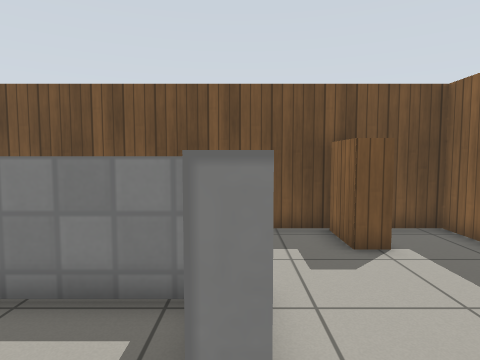
View 1 (above)

15 first-person views from a walk through a world built for the Gazebo simulator. The camera is 0.99 m above the floor, tilts 4° down and sees 75° across. Floor lines are 1 m apart. The floor is counted in squares, 0.5 m on a side. Each view is taken from the middle of a square. On the plan, view 1 faces up. The plan holds only what a view shows up to about 17 squares ahead; the rest is blank. Gazebo's built-in surfaces are drawn with simple patterns.

View 2
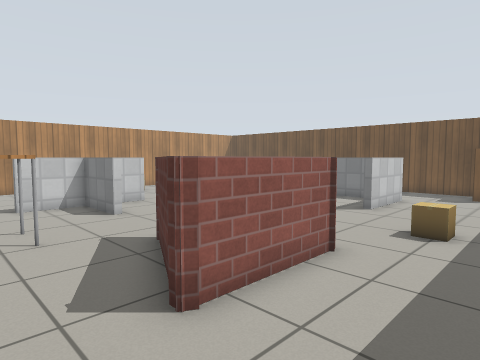

View 3
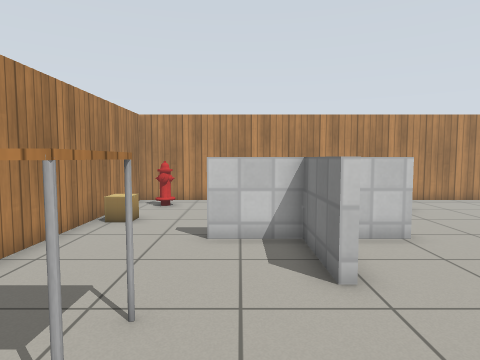

View 4
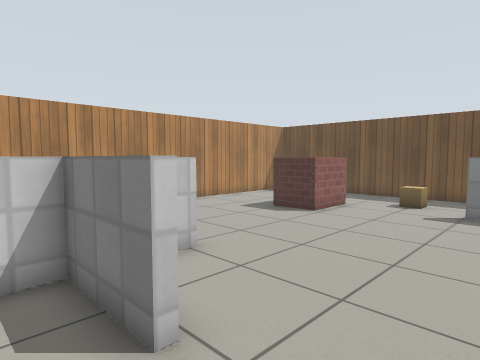

View 5
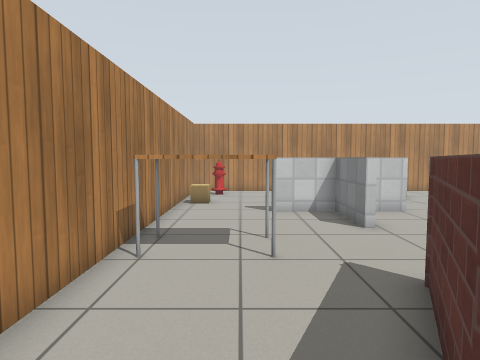

View 6
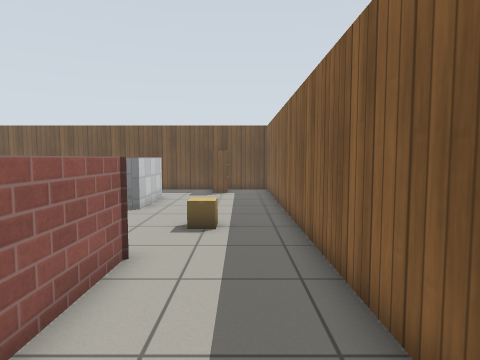

View 7
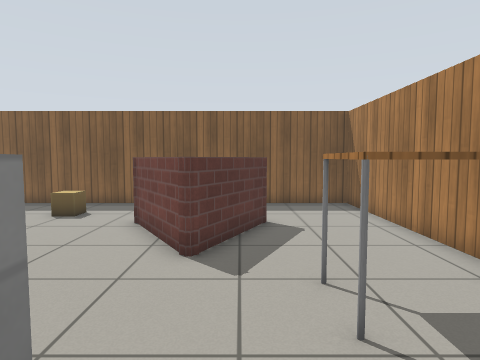

View 8
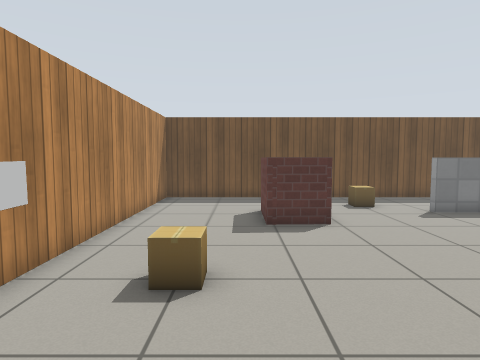

View 9
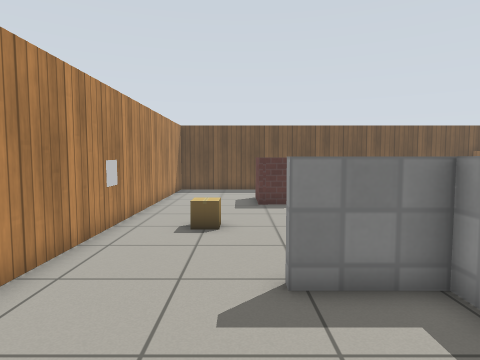

View 10
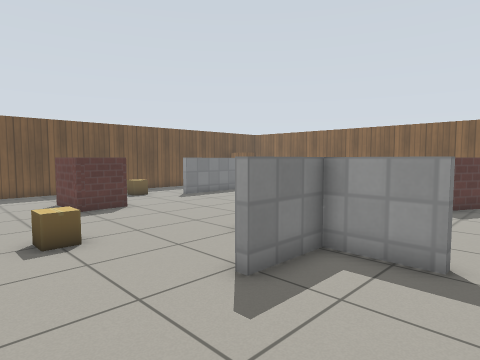

View 11
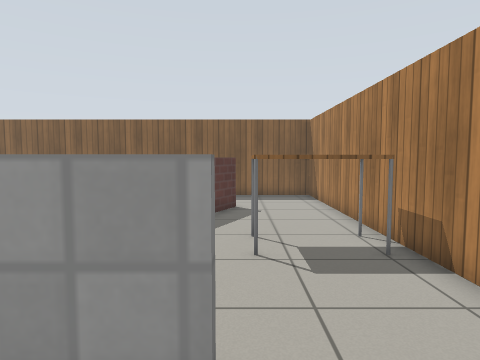

View 12
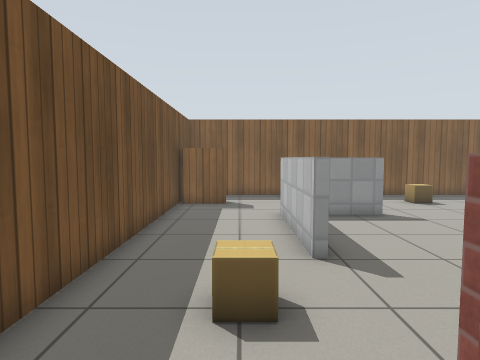

View 13
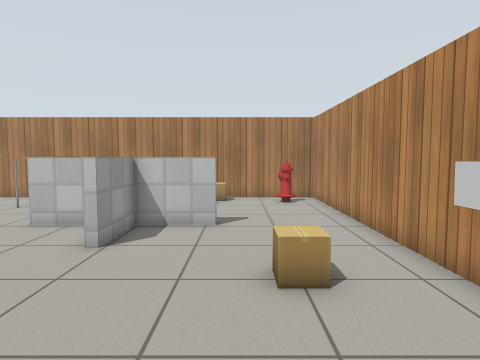

View 14
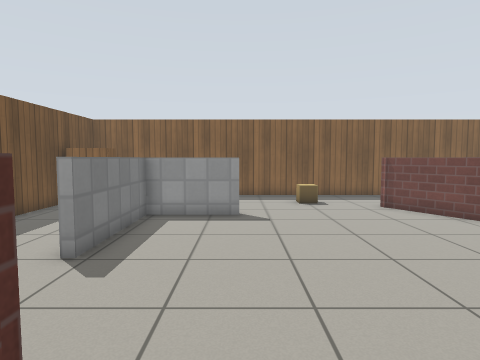

View 15
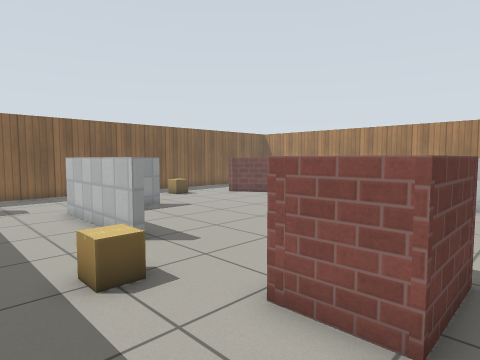

### Floor plan
Points are (right, up) in squares from view 1. A wall is a line through its corners. A room is listed if a view was taken in it or the views show most of it. See-through windows are left out.
Room 1 (views 1, 2, 3, 4, 5, 6, 7, 12, 13, 14, 15)
walls: (-0.2, 1) (-0.2, 4.3) (-5, 4.3); (-8.6, -3.8) (-8.6, -5.1); (-5.7, -6.5) (-8.9, -6.5) (-8.9, -3.8); (-5.1, 4.8) (0.1, 4.8) (0.1, 1); (-9.3, 2.3) (-11.2, 2.2) (-11.2, 4.7) (-9.3, 4.7) (-9.3, 2.3); (-7.5, -6.2) (-5.7, -6.2); (-11.4, -6.2) (-8.6, -6.2) (-8.6, -8.9); (1.9, -8.5) (1.7, -8.8) (-1.8, -7) (-1.8, -6.9) (1.7, -4.7) (1.7, -8.9); (-8.5, -12.7) (5.7, -12.7) (5.7, 8.7) (-15.7, 8.7) (-15.7, -5.5)
ways out: opening at (-13.5, -6) to room 2; opening at (-9, -10.5) to room 2
objects: cardboard box (-13, -2); cardboard box (-7, 6); table (-4, -12) to (-3, -10); cardboard box (3, -2); bookshelf (3, 7) to (3, 8)
Room 2 (views 8, 9, 10, 11)
walls: (-8.9, -8.9) (-8.9, -6.5) (-11.4, -6.5); (-15.7, -5.5) (-15.7, -12.7) (-8.5, -12.7)
ways out: opening at (-13.5, -6) to room 1; opening at (-9, -10.5) to room 1
objects: fire hydrant (-14, -11); cardboard box (-11, -12)

Where each view was taken, in squares from view 1:
view 1: 0 up, 0 right, facing up
view 2: 11 down, 5 right, facing up-left
view 3: 8 down, 1 left, facing left
view 4: 8 down, 3 left, facing up-left
view 5: 10 down, 3 right, facing left
view 6: 11 down, 4 right, facing up
view 7: 8 down, 8 left, facing right
view 8: 7 down, 12 left, facing up
view 9: 11 down, 12 left, facing up
view 10: 10 down, 15 left, facing up-right
view 11: 9 down, 11 left, facing right
view 12: 6 up, 11 left, facing right
view 13: 3 up, 12 left, facing down
view 14: 1 up, 11 left, facing right
view 15: 8 up, 12 left, facing down-right
